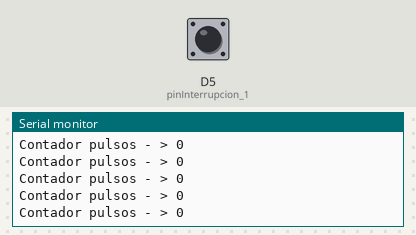
Simulated run of this sketch. Board: ESP8266 (NodeMCU). Shown: the last lines printed to the serial monitor. Inputs (shaded band) come from the test bench; at power-on: D5 (pinInterrupcion_1) HIGH.

Above: at 1.2 s.
1.3 s: D5 (pinInterrupcion_1) pulled LOW for 0.15 s
At 2.3 s:
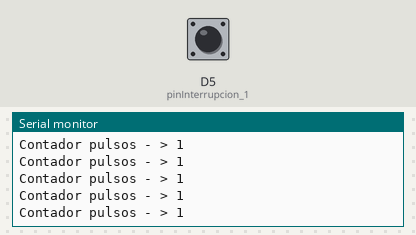
4.4 s: D5 (pinInterrupcion_1) pulled LOW for 1 s
At 5.5 s:
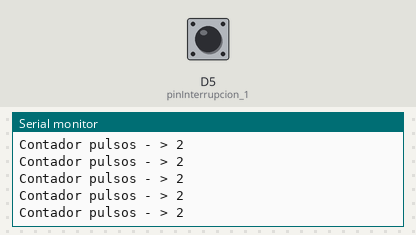
8.4 s: D5 (pinInterrupcion_1) pulled LOW for 0.15 s
At 9.5 s:
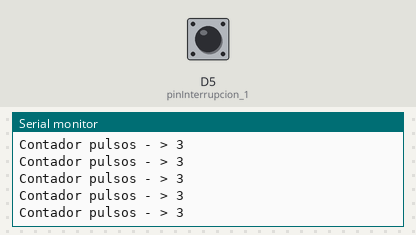
Timing chart, 0 to 11.4 s (numbered marks = the images above; inputs shaded):
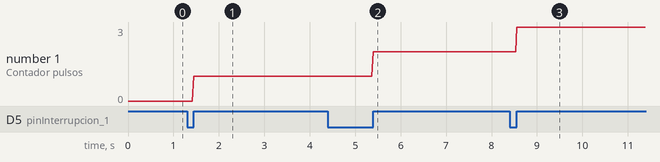

Measured:
- after the input at 1.3 s, the serial monitor: prints a new line after 0.14 s (image 1)
- after the input at 4.4 s, the serial monitor: prints a new line after 0.99 s (image 2)
- after the input at 8.4 s, the serial monitor: prints a new line after 0.15 s (image 3)
- plotted number 1: 0 → 1 after the input at 1.3 s, 1 → 2 after the input at 4.4 s, 2 → 3 after the input at 8.4 s

The sketch:

CalculoVelocidadRPM.ino
```cpp
volatile int pulses = 0; //pulsos contados
unsigned int rpm = 0; //revoluciones por minuto
float velocity = 0; //velocidad calculada
unsigned long timeold = 0;  // Tiempo
unsigned int pulsesperturn = 12; // Número de muescas que tiene el disco del encoder.
const int wheel_diameter = 64;   // Diámetro de la rueda pequeña[mm]
static volatile unsigned long debounce = 0; // Tiempo del rebote


const int pinInterrupcion_1 = D5;


void setup() {
  Serial.begin(9600);
  pinMode(pinInterrupcion_1, INPUT_PULLUP);
  attachInterrupt(digitalPinToInterrupt(pinInterrupcion_1), sensor4, CHANGE); //Mide el flanco de subida se puede camabiar por CHANGE para aunmetar la cantidad de pulos por vuelta
  pulses = 0;
  rpm = 0;
  timeold = 0;


}

void loop() {
  Serial.print("Contador pulsos - > ");
  Serial.println(pulses);
 // Serial.print("RPM -> ")
 // Serial.println()

  //if (millis() - timeold >= 1000){  // Se actualiza cada segundo
 // noInterrupts();

  //rpm = (60 * 1000 / pulsesperturn )/ (millis() - timeold)* pulses; // Calculamos las revoluciones por minuto
  //velocity = rpm * 3.1416 * wheel_diameter * 60 / 1000000; // Cálculo de la velocidad en [Km/h]
  //timeold = millis(); // Almacenamos el tiempo actual.
  //Serial.print(millis()/1000); Serial.print("       ");// Se envia al puerto serie el valor de tiempo, de las rpm y los pulsos.
  //Serial.print(rpm,DEC); Serial.print("       ");
  //Serial.print(pulses,DEC); Serial.print("       ");
  //Serial.println(velocity,2);
  //pulses = 0;  // Inicializamos los pulsos.
  //interrupts(); // Restart the interrupt processing // Reiniciamos la interrupción

 // }

}

  ICACHE_RAM_ATTR void sensor4(){

    if(  digitalRead (pinInterrupcion_1) && (micros()-debounce > 500) && digitalRead (pinInterrupcion_1) ) {

// Vuelve a comprobar que el encoder envia una señal buena y luego comprueba que el tiempo es superior a 1000 microsegundos y vuelve a comprobar que la señal es correcta.

         debounce = micros(); // Almacena el tiempo para comprobar que no contamos el rebote que hay en la señal.

    pulses++;}  // Suma el pulso bueno que entra.

    else ;

  }
```
